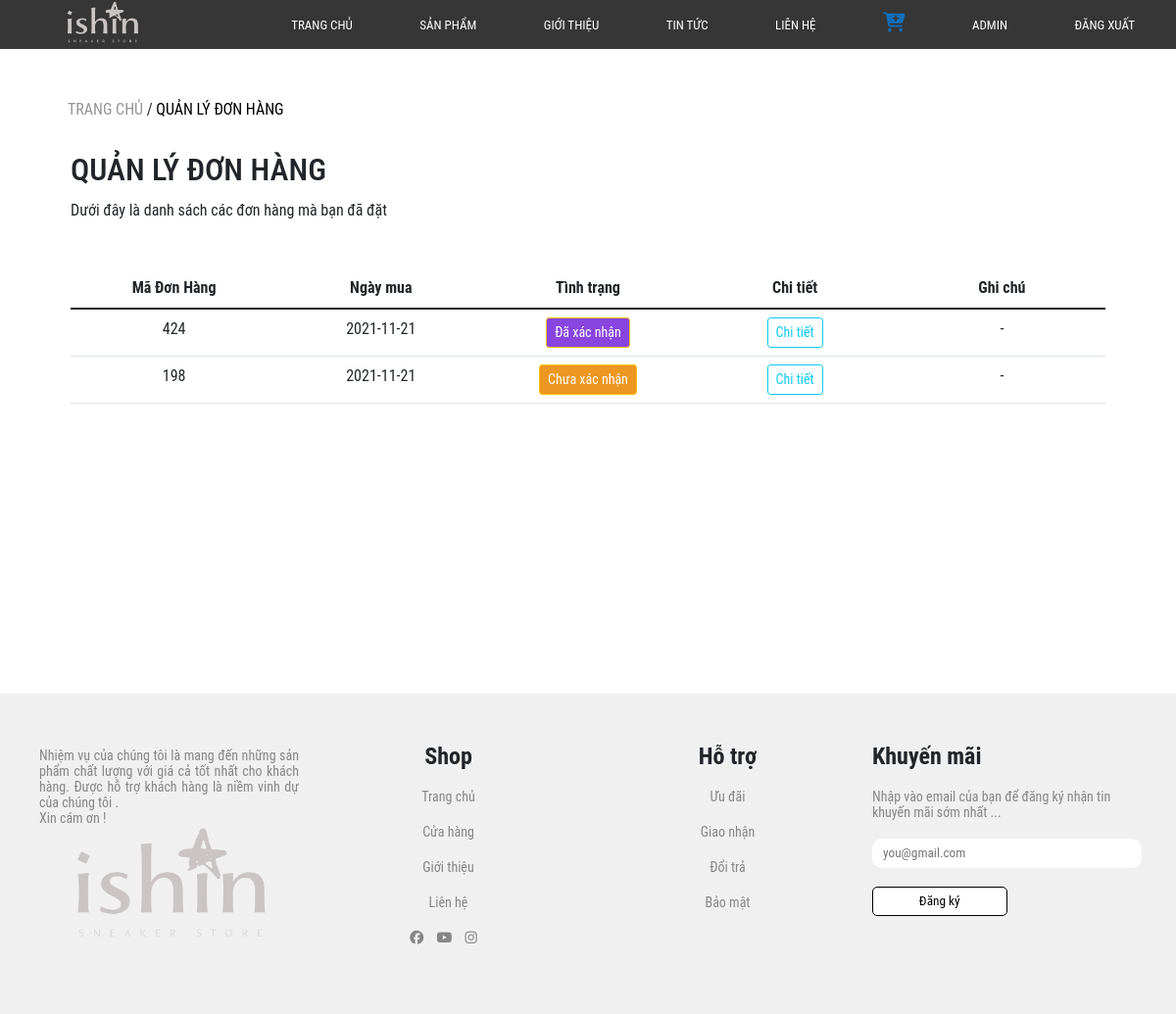
The page /shop/quan_ly_don.php?user=admin (signed in) on the database its author committed.
### tables this page shows
CREATE TABLE `don_hang` (
  `ma_don` int(11) NOT NULL,
  `user` varchar(20) NOT NULL,
  `date` date NOT NULL,
  `tinh_trang` int(20) NOT NULL,
  `ho_va_ten` varchar(50) NOT NULL,
  `So_dien_thoai` varchar(50) NOT NULL,
  `email` varchar(50) NOT NULL,
  `Dia_chi` varchar(50) NOT NULL,
  `note` varchar(50) NOT NULL
);

### shop/quan_ly_don.php (the view, shortened to what this page needs)
<?php
    $sql=mysqli_connect("mysql5038.site4now.net","a85bff_ishine","n24v9t2001","db_a85bff_ishine");
    if(isset($_REQUEST['user'])){
        $user=$_REQUEST['user'];
    }
    $selectData = "SELECT * FROM don_hang";
    $row=$sql->query($selectData);
    $arr=array();
    while($res=$row->fetch_assoc()){
        array_push($arr,$res);
    }
    $arr_don_hang=array_filter($arr,"getDon");
    function getDon($don){
        return $don['user']==$GLOBALS['user'];
    }
    function getStatusId($i){
        if($i==1){
            return "status_1";
        }
        if($i==2){
            return "status_2";
        }
    }
    function getStatusText($i){
        if($i==1){
            return "Chưa xác nhận";
        }
        if($i==2){
            return "Đã xác nhận";
        }
    }
?>
<!DOCTYPE html>
<html lang="en">
<head>
    <link href="https://cdn.jsdelivr.net/npm/bootstrap@5.1.3/dist/css/bootstrap.min.css" rel="stylesheet">
    <link rel="stylesheet" href="https://unpkg.com/swiper/swiper-bundle.min.css"/>
    <link rel="stylesheet" href="../css/quan_ly_don/style.css">
    <link rel="stylesheet" href="https://cdn.jsdelivr.net/npm/bootstrap-icons@1.6.0/font/bootstrap-icons.css">
</head>
<body>
    <?php require('top_menu.php') ?>
<section class="main container" style="margin-top:50px ;">
        <div class="display-filter container" style="margin-bottom: 30px;">
            <div class="link">
                <a href="trang_chu.php" style="color:rgb(150, 148, 148);">TRANG CHỦ</a>
                <span>/</span>
                <a href="" style="color: black;">QUẢN LÝ ĐƠN HÀNG</a>
            </div>
        </div>
        <div class="text">
            <h2>QUẢN LÝ ĐƠN HÀNG</h2>
            <p>Dưới đây là danh sách các đơn hàng mà bạn đã đặt</p>
        </div>
        <div class="manage-table">
            <table class="table table-hover">
                <thead class="thead-dark">
                   <tr>
                      <th style="width: 20%">Mã Đơn Hàng</th>
                      <th style="width: 20%">Ngày mua</th>
                      <th style="width: 20%">Tình trạng</th>
                      <th style="width: 20%">Chi tiết</th>
                      <th style="width: 20%">Ghi chú</th>
                   </tr>
                </thead>
                <tbody>
                <?php
                    foreach($arr_don_hang as $i => $don_hang){
                        $ma_don=$don_hang['ma_don'];
                        $date=$don_hang['date'];
                        $status=getStatusText($don_hang['tinh_trang']);
                        $statusId=getStatusId($don_hang['tinh_trang']);
                        echo " <tr>
                                    <td>$ma_don</td>
                                    <td>$date</td>
                                    <td><button type=\"button\" class=\"btn btn-warning btn-sm\" id=\"$statusId\">$status</button></td>
                                    <td><a href=\"chi_tiet_don_hang.php?ma_don=$ma_don&user=$user\" class=\"btn btn-outline-info btn-sm\" role=\"button\">Chi tiết</a></td>
                                    <td>-</td>
                                </tr>";
                    }
                ?>
                </tbody>
             </table>
        </div>
    </section>
    <?php require('footer.php') ?>
</body>
</html>

### css/quan_ly_don/style.css (style rules this page uses)
* { margin: 0; padding: 0; box-sizing: border-box; font-family: "Roboto Condensed", sans-serif; }
a { text-decoration: none; }
.text p { text-align: justify; line-height: 1.6; }
.display-filter { margin: 15px; }
.text { margin-top: 30px; margin-left: 30px; }
.text h2 { margin: 10px 0; }
.manage-table { padding: 30px; padding-bottom: 200px; }
.table { text-align: center; }
#status_1 { background-color: #EC971F; color: #fff; }
#status_2 { background-color: #8845e0; color: #fff; }

### rows shown on the page
don_hang: ma_don "424", date "2021-11-21", tinh_trang "Đã xác nhận"
don_hang: ma_don "198", date "2021-11-21", tinh_trang "Chưa xác nhận"
